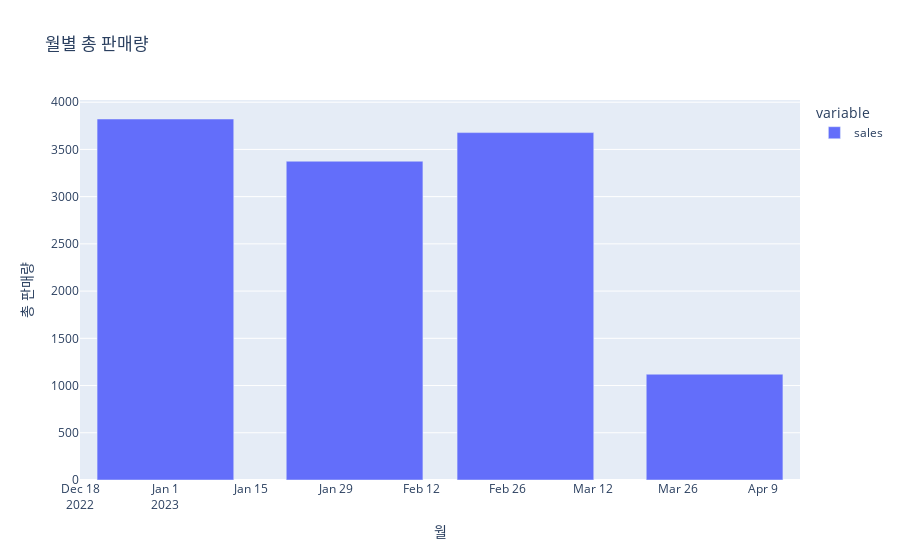

The cell this chart's notebook holds for it:
### Code cell
# 월별(Monthly) 총 판매량 계산 (다운샘플링)
# 'MS'는 월의 시작일(1일)을 기준으로 집계합니다.
monthly_sum_sales = ts_df['sales'].resample('MS').sum()

print("--- 월별 총 판매량 ---")
print(monthly_sum_sales.head())

# Plotly를 사용한 시각화
fig = px.bar(monthly_sum_sales, 
             title='월별 총 판매량', 
             labels={'value':'총 판매량', 'index':'월'})
fig.show()

### Figure 1 — Plotly figure (JSON) as saved in the notebook; plotly's stock layout.template omitted (floating-point values rounded to 4 significant figures)
{"data": [{"hovertemplate": "variable=sales<br>월=%{x}<br>총 판매량=%{y}<extra></extra>", "legendgroup": "sales", "marker": {"color": "#636efa", "pattern": {"shape": ""}}, "name": "sales", "orientation": "v", "showlegend": true, "textposition": "auto", "type": "bar", "x": ["2023-01-01T00:00:00", "2023-02-01T00:00:00", "2023-03-01T00:00:00", "2023-04-01T00:00:00"], "xaxis": "x", "y": [3822, 3375, 3678, 1120], "yaxis": "y"}], "layout": {"barmode": "relative", "legend": {"title": {"text": "variable"}, "tracegroupgap": 0}, "title": {"text": "월별 총 판매량"}, "xaxis": {"anchor": "y", "domain": [0, 1], "title": {"text": "월"}}, "yaxis": {"anchor": "x", "domain": [0, 1], "title": {"text": "총 판매량"}}}}
